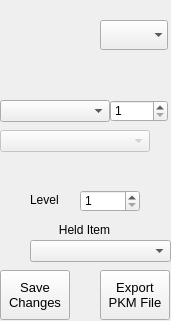
  <widget class="QFrame" name="frame">
   <property name="geometry">
    <rect>
     <x>330</x>
     <y>0</y>
     <width>171</width>
     <height>321</height>
    </rect>
   </property>
   <property name="frameShape">
    <enum>QFrame::NoFrame</enum>
   </property>
   <property name="frameShadow">
    <enum>QFrame::Plain</enum>
   </property>
   <widget class="QComboBox" name="cbPKMSpecies">
    <property name="geometry">
     <rect>
      <x>0</x>
      <y>100</y>
      <width>110</width>
      <height>22</height>
     </rect>
    </property>
   </widget>
   <widget class="QPushButton" name="btnExportPKMFile">
    <property name="geometry">
     <rect>
      <x>100</x>
      <y>270</y>
      <width>70</width>
      <height>50</height>
     </rect>
    </property>
    <property name="font">
     <font>
      <pointsize>10</pointsize>
     </font>
    </property>
    <property name="text">
     <string>Export
PKM File</string>
    </property>
   </widget>
   <widget class="QComboBox" name="cbPKMItem">
    <property name="geometry">
     <rect>
      <x>30</x>
      <y>240</y>
      <width>141</width>
      <height>22</height>
     </rect>
    </property>
    <property name="font">
     <font>
      <pointsize>8</pointsize>
     </font>
    </property>
   </widget>
   <widget class="QGraphicsView" name="pbSprite">
    <property name="geometry">
     <rect>
      <x>0</x>
      <y>0</y>
      <width>100</width>
      <height>100</height>
     </rect>
    </property>
    <property name="styleSheet">
     <string notr="true">background: transparent</string>
    </property>
    <property name="frameShape">
     <enum>QFrame::NoFrame</enum>
    </property>
    <property name="frameShadow">
     <enum>QFrame::Plain</enum>
    </property>
    <property name="verticalScrollBarPolicy">
     <enum>Qt::ScrollBarAlwaysOff</enum>
    </property>
    <property name="horizontalScrollBarPolicy">
     <enum>Qt::ScrollBarAlwaysOff</enum>
    </property>
   </widget>
   <widget class="QSpinBox" name="sbLevel">
    <property name="geometry">
     <rect>
      <x>80</x>
      <y>190</y>
      <width>60</width>
      <height>22</height>
     </rect>
    </property>
    <property name="minimum">
     <number>1</number>
    </property>
    <property name="maximum">
     <number>100</number>
    </property>
   </widget>
   <widget class="QPushButton" name="btnSaveChanges">
    <property name="geometry">
     <rect>
      <x>0</x>
      <y>270</y>
      <width>70</width>
      <height>50</height>
     </rect>
    </property>
    <property name="font">
     <font>
      <pointsize>10</pointsize>
     </font>
    </property>
    <property name="text">
     <string>Save
Changes</string>
    </property>
   </widget>
   <widget class="QLabel" name="lblLevel">
    <property name="geometry">
     <rect>
      <x>30</x>
      <y>190</y>
      <width>40</width>
      <height>20</height>
     </rect>
    </property>
    <property name="text">
     <string>Level</string>
    </property>
   </widget>
   <widget class="QLabel" name="lblItem">
    <property name="geometry">
     <rect>
      <x>-1</x>
      <y>220</y>
      <width>171</width>
      <height>20</height>
     </rect>
    </property>
    <property name="text">
     <string>Held Item</string>
    </property>
    <property name="alignment">
     <set>Qt::AlignCenter</set>
    </property>
   </widget>
   <widget class="QSpinBox" name="sbSpecies">
    <property name="geometry">
     <rect>
      <x>110</x>
      <y>100</y>
      <width>58</width>
      <height>22</height>
     </rect>
    </property>
    <property name="minimum">
     <number>1</number>
    </property>
    <property name="maximum">
     <number>649</number>
    </property>
    <property name="value">
     <number>1</number>
    </property>
   </widget>
   <widget class="QGraphicsView" name="pbShiny">
    <property name="geometry">
     <rect>
      <x>100</x>
      <y>50</y>
      <width>20</width>
      <height>20</height>
     </rect>
    </property>
    <property name="styleSheet">
     <string notr="true">background: transparent</string>
    </property>
    <property name="frameShape">
     <enum>QFrame::NoFrame</enum>
    </property>
    <property name="frameShadow">
     <enum>QFrame::Plain</enum>
    </property>
    <property name="verticalScrollBarPolicy">
     <enum>Qt::ScrollBarAlwaysOff</enum>
    </property>
    <property name="horizontalScrollBarPolicy">
     <enum>Qt::ScrollBarAlwaysOff</enum>
    </property>
   </widget>
   <widget class="QGraphicsView" name="pbGender">
    <property name="geometry">
     <rect>
      <x>100</x>
      <y>0</y>
      <width>20</width>
      <height>20</height>
     </rect>
    </property>
    <property name="styleSheet">
     <string notr="true">background: transparent</string>
    </property>
    <property name="frameShape">
     <enum>QFrame::NoFrame</enum>
    </property>
    <property name="frameShadow">
     <enum>QFrame::Plain</enum>
    </property>
    <property name="verticalScrollBarPolicy">
     <enum>Qt::ScrollBarAlwaysOff</enum>
    </property>
    <property name="horizontalScrollBarPolicy">
     <enum>Qt::ScrollBarAlwaysOff</enum>
    </property>
   </widget>
   <widget class="QGraphicsView" name="pbHeldItem">
    <property name="geometry">
     <rect>
      <x>0</x>
      <y>230</y>
      <width>30</width>
      <height>30</height>
     </rect>
    </property>
    <property name="styleSheet">
     <string notr="true">background: transparent</string>
    </property>
    <property name="frameShape">
     <enum>QFrame::NoFrame</enum>
    </property>
    <property name="frameShadow">
     <enum>QFrame::Plain</enum>
    </property>
    <property name="verticalScrollBarPolicy">
     <enum>Qt::ScrollBarAlwaysOff</enum>
    </property>
    <property name="horizontalScrollBarPolicy">
     <enum>Qt::ScrollBarAlwaysOff</enum>
    </property>
   </widget>
   <widget class="QGraphicsView" name="pbCircle">
    <property name="geometry">
     <rect>
      <x>10</x>
      <y>160</y>
      <width>20</width>
      <height>20</height>
     </rect>
    </property>
    <property name="styleSheet">
     <string notr="true">background: transparent</string>
    </property>
    <property name="frameShape">
     <enum>QFrame::NoFrame</enum>
    </property>
    <property name="frameShadow">
     <enum>QFrame::Plain</enum>
    </property>
    <property name="verticalScrollBarPolicy">
     <enum>Qt::ScrollBarAlwaysOff</enum>
    </property>
    <property name="horizontalScrollBarPolicy">
     <enum>Qt::ScrollBarAlwaysOff</enum>
    </property>
   </widget>
   <widget class="QGraphicsView" name="pbTriangle">
    <property name="geometry">
     <rect>
      <x>30</x>
      <y>160</y>
      <width>20</width>
      <height>20</height>
     </rect>
    </property>
    <property name="styleSheet">
     <string notr="true">background: transparent</string>
    </property>
    <property name="frameShape">
     <enum>QFrame::NoFrame</enum>
    </property>
    <property name="frameShadow">
     <enum>QFrame::Plain</enum>
    </property>
    <property name="verticalScrollBarPolicy">
     <enum>Qt::ScrollBarAlwaysOff</enum>
    </property>
    <property name="horizontalScrollBarPolicy">
     <enum>Qt::ScrollBarAlwaysOff</enum>
    </property>
   </widget>
   <widget class="QGraphicsView" name="pbHeart">
    <property name="geometry">
     <rect>
      <x>70</x>
      <y>160</y>
      <width>20</width>
      <height>20</height>
     </rect>
    </property>
    <property name="styleSheet">
     <string notr="true">background: transparent</string>
    </property>
    <property name="frameShape">
     <enum>QFrame::NoFrame</enum>
    </property>
    <property name="frameShadow">
     <enum>QFrame::Plain</enum>
    </property>
    <property name="verticalScrollBarPolicy">
     <enum>Qt::ScrollBarAlwaysOff</enum>
    </property>
    <property name="horizontalScrollBarPolicy">
     <enum>Qt::ScrollBarAlwaysOff</enum>
    </property>
   </widget>
   <widget class="QGraphicsView" name="pbSquare">
    <property name="geometry">
     <rect>
      <x>50</x>
      <y>160</y>
      <width>20</width>
      <height>20</height>
     </rect>
    </property>
    <property name="styleSheet">
     <string notr="true">background: transparent</string>
    </property>
    <property name="frameShape">
     <enum>QFrame::NoFrame</enum>
    </property>
    <property name="frameShadow">
     <enum>QFrame::Plain</enum>
    </property>
    <property name="verticalScrollBarPolicy">
     <enum>Qt::ScrollBarAlwaysOff</enum>
    </property>
    <property name="horizontalScrollBarPolicy">
     <enum>Qt::ScrollBarAlwaysOff</enum>
    </property>
   </widget>
   <widget class="QGraphicsView" name="pbDiamond">
    <property name="geometry">
     <rect>
      <x>110</x>
      <y>160</y>
      <width>20</width>
      <height>20</height>
     </rect>
    </property>
    <property name="styleSheet">
     <string notr="true">background: transparent</string>
    </property>
    <property name="frameShape">
     <enum>QFrame::NoFrame</enum>
    </property>
    <property name="frameShadow">
     <enum>QFrame::Plain</enum>
    </property>
    <property name="verticalScrollBarPolicy">
     <enum>Qt::ScrollBarAlwaysOff</enum>
    </property>
    <property name="horizontalScrollBarPolicy">
     <enum>Qt::ScrollBarAlwaysOff</enum>
    </property>
   </widget>
   <widget class="QGraphicsView" name="pbStar">
    <property name="geometry">
     <rect>
      <x>90</x>
      <y>160</y>
      <width>20</width>
      <height>20</height>
     </rect>
    </property>
    <property name="styleSheet">
     <string notr="true">background: transparent</string>
    </property>
    <property name="frameShape">
     <enum>QFrame::NoFrame</enum>
    </property>
    <property name="frameShadow">
     <enum>QFrame::Plain</enum>
    </property>
    <property name="verticalScrollBarPolicy">
     <enum>Qt::ScrollBarAlwaysOff</enum>
    </property>
    <property name="horizontalScrollBarPolicy">
     <enum>Qt::ScrollBarAlwaysOff</enum>
    </property>
   </widget>
   <widget class="QGraphicsView" name="pbPkrs">
    <property name="geometry">
     <rect>
      <x>100</x>
      <y>70</y>
      <width>40</width>
      <height>20</height>
     </rect>
    </property>
    <property name="styleSheet">
     <string notr="true">background: transparent</string>
    </property>
    <property name="frameShape">
     <enum>QFrame::NoFrame</enum>
    </property>
    <property name="frameShadow">
     <enum>QFrame::Plain</enum>
    </property>
    <property name="verticalScrollBarPolicy">
     <enum>Qt::ScrollBarAlwaysOff</enum>
    </property>
    <property name="horizontalScrollBarPolicy">
     <enum>Qt::ScrollBarAlwaysOff</enum>
    </property>
   </widget>
   <widget class="QComboBox" name="cbBall">
    <property name="geometry">
     <rect>
      <x>100</x>
      <y>20</y>
      <width>68</width>
      <height>30</height>
     </rect>
    </property>
    <property name="iconSize">
     <size>
      <width>32</width>
      <height>32</height>
     </size>
    </property>
    <property name="frame">
     <bool>false</bool>
    </property>
   </widget>
   <widget class="QComboBox" name="cbForm">
    <property name="enabled">
     <bool>false</bool>
    </property>
    <property name="geometry">
     <rect>
      <x>0</x>
      <y>130</y>
      <width>150</width>
      <height>22</height>
     </rect>
    </property>
   </widget>
  </widget>
